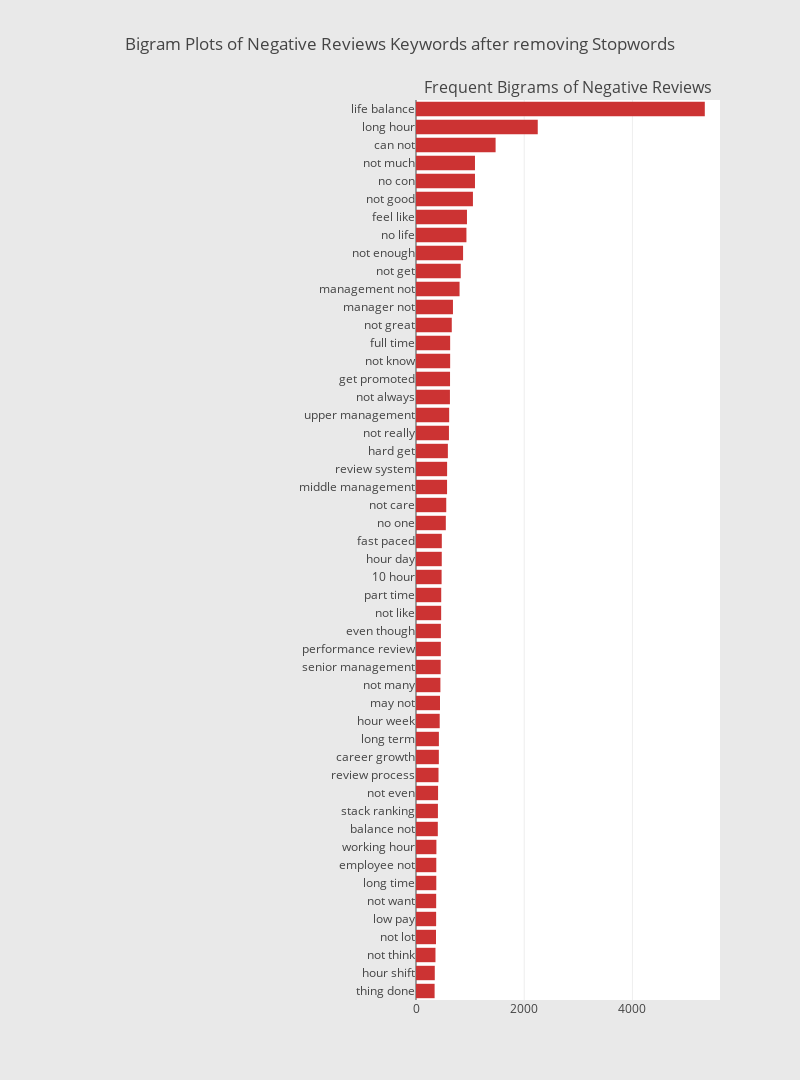

Notebook code cell kept with this figure:
### Code cell
# Plotting the bigram plot (Cons)
reviews_df = pd.DataFrame({'Reviews':cons_token})
bigram_dict = defaultdict(int)

for sentence in reviews_df["Reviews"]:
    if len(sentence) > 1:
        bigram = ngrams(sentence, 2)
        for gram in bigram:
            bigram_dict[" ".join([g for g in gram])] += 1


fd_sorted = pd.DataFrame(sorted(bigram_dict.items(), key=lambda x: x[1])[::-1])
fd_sorted.columns = ["word", "wordFreq"]
sym_2 = horizontal_bar_chart(fd_sorted.head(50), '#CC3333')
                             
fig = tools.make_subplots(
        rows=1, 
        cols=2, 
        vertical_spacing=0.04,
        horizontal_spacing=0.05,
        subplot_titles=["","Frequent Bigrams of Negative Reviews"])
fig.append_trace(sym_2, 1, 2)
fig['layout'].update(
        height=1080, 
        width=800, 
        paper_bgcolor='rgb(233,233,233)', 
        title="Bigram Plots of Negative Reviews Keywords after removing Stopwords")
plotly.offline.iplot(fig) # jupyter notebook only

### Figure 1 — Plotly figure (JSON) as saved in the notebook; plotly's stock layout.template omitted (floating-point values rounded to 4 significant figures)
{"data": [{"marker": {"color": "#CC3333"}, "orientation": "h", "showlegend": false, "type": "bar", "uid": "ebc2c7aa-b38e-49f5-9ccf-7c12e00f38ee", "x": [344, 347, 360, 370, 372, 373, 375, 375, 377, 403, 405, 408, 416, 422, 423, 438, 444, 451, 456, 459, 460, 465, 466, 473, 476, 477, 551, 559, 574, 575, 589, 609, 613, 627, 629, 631, 631, 661, 683, 805, 827, 870, 932, 942, 1052, 1090, 1090, 1471, 2250, 5337], "xaxis": "x2", "y": ["thing done", "hour shift", "not think", "not lot", "low pay", "not want", "long time", "employee not", "working hour", "balance not", "stack ranking", "not even", "review process", "career growth", "long term", "hour week", "may not", "not many", "senior management", "performance review", "even though", "not like", "part time", "10 hour", "hour day", "fast paced", "no one", "not care", "middle management", "review system", "hard get", "not really", "upper management", "not always", "get promoted", "not know", "full time", "not great", "manager not", "management not", "not get", "not enough", "no life", "feel like", "not good", "no con", "not much", "can not", "long hour", "life balance"], "yaxis": "y2"}], "layout": {"annotations": [{"font": {"size": 16}, "showarrow": false, "text": "Frequent Bigrams of Negative Reviews", "x": 0.7625, "xanchor": "center", "xref": "paper", "y": 1, "yanchor": "bottom", "yref": "paper"}], "height": 1080, "paper_bgcolor": "rgb(233,233,233)", "title": {"text": "Bigram Plots of Negative Reviews Keywords after removing Stopwords"}, "width": 800, "xaxis": {"anchor": "y", "domain": [0, 0.475]}, "xaxis2": {"anchor": "y2", "domain": [0.525, 1]}, "yaxis": {"anchor": "x", "domain": [0, 1]}, "yaxis2": {"anchor": "x2", "domain": [0, 1]}}}
